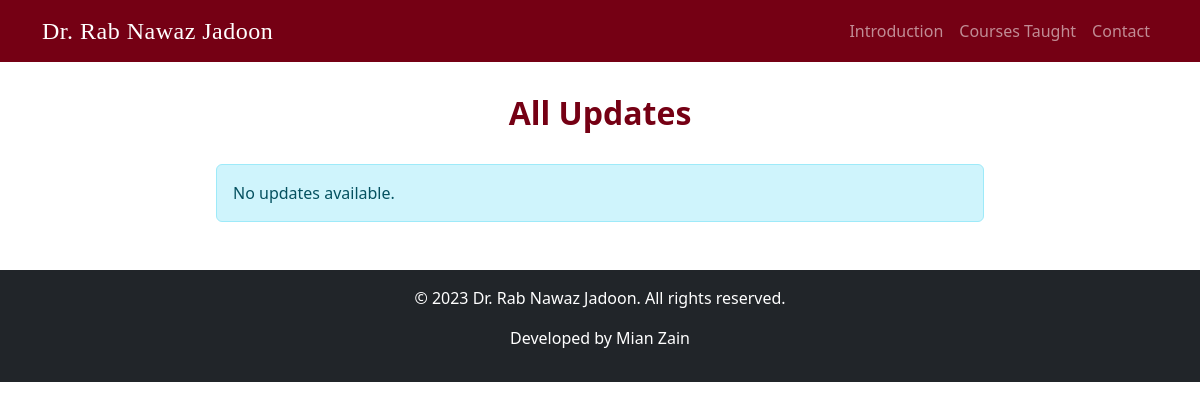
Page /updates/ on the earlier database version.
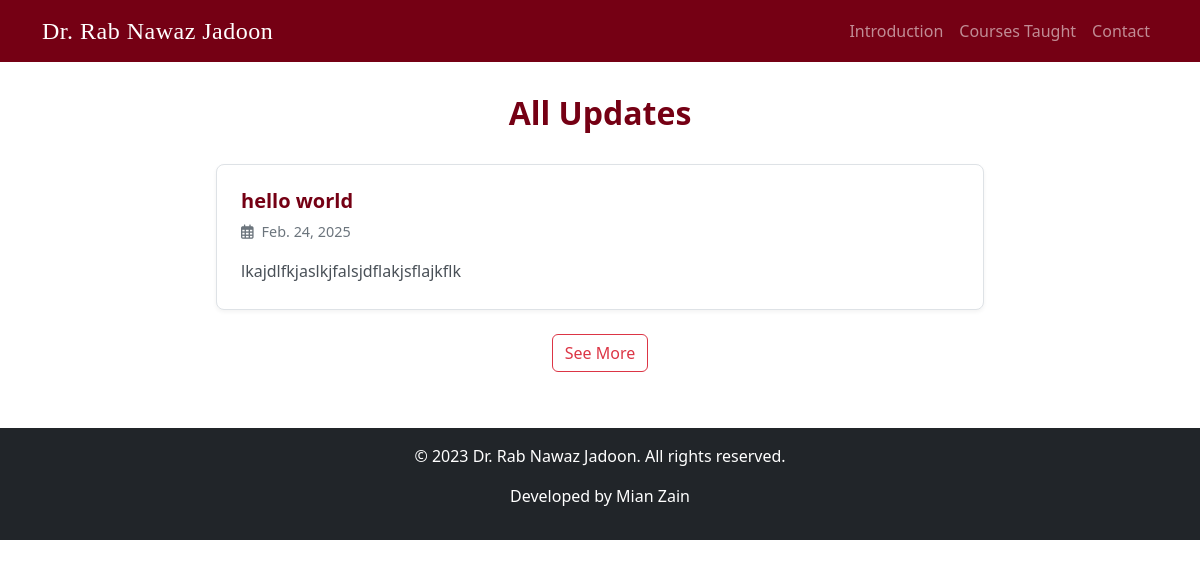
Same page on the later database version.
### core/models.py (models this page shows, shortened)
class Update(models.Model):
    title = models.CharField(max_length=200)
    content = models.TextField()
    date = models.DateField(auto_now_add=True)
    class Meta:
        ordering = ['-date']

### core/views.py (the view)
# urls.py: path('updates/', views.updates_view, name='updates'),
def updates_view(request):
    updates = Update.objects.all()
    return render(request, 'updates.html', {
        'updates': updates
    })

### core/templates/updates.html (shortened to what this page needs)
{% extends "base.html" %}
{% load static %}
{% block head %}
    <link rel="stylesheet" href="{% static "css/updates.css" %}">
{% endblock head %}
{% block content %}
    <div class="updates-container">
        <h1 class="section-header">All Updates</h1>
        <div id="allUpdatesFeed">
            {% if updates %}
                {% for update in updates %}
                    <div class="update-item">
                        <h3 class="update-title">{{update.title}}</h3>
                        <div class="update-date">
                            <i class="far fa-calendar-alt me-2"></i>{{update.date}}
                        </div>
                        <div class="update-content">
                            {{update.content}}
                        </div>
                    </div>
                {% endfor %}
            {% else %}
                <div class="alert alert-info" role="alert">
                    No updates available.
                </div>
            {% endif %}
        </div>
        {% if updates %}
            <div class="text-center mt-4 mb-4">
                <button id="seeMoreBtn" class="btn btn-outline-danger">See More</button>
            </div>
        {% endif %}
    </div>
{% endblock content %}

Differences in the rows shown:
added Update: title "hello world", date "Feb. 24, 2025", content "lkajdlfkjaslkjfalsjdflakjsflajkflk"
Other differences:
text no longer shown: "No updates available."
text now shown: "See More"
